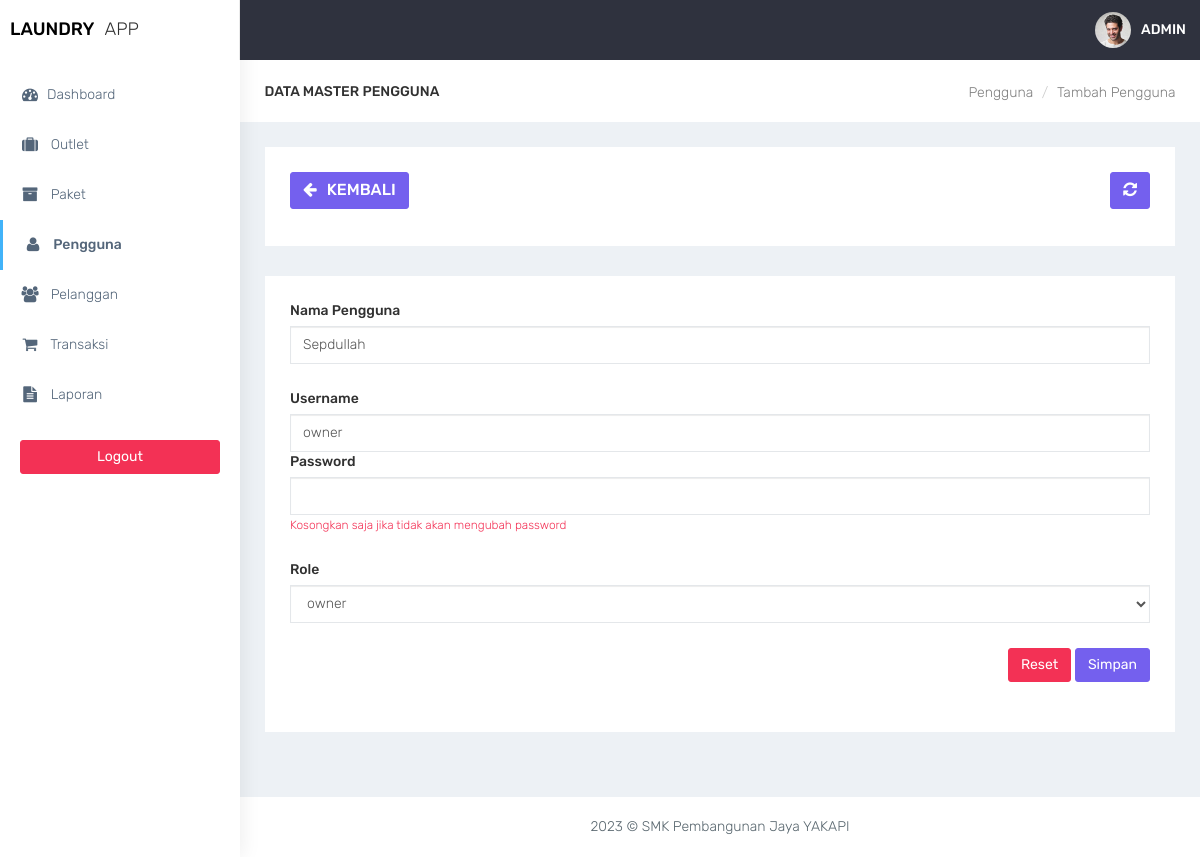
Screenshot of /admin/pengguna_edit.php?id=10 (signed in) with the database file from the repository.
### tables this page shows
CREATE TABLE `user` (
  `id_user` int(11) NOT NULL,
  `nama_user` varchar(100) DEFAULT NULL,
  `username` varchar(32) DEFAULT NULL,
  `password` varchar(150) DEFAULT NULL,
  `outlet_id` int(11) DEFAULT NULL,
  `role` enum('admin','kasir','owner') DEFAULT NULL
);

### admin/functions.php (called while the page is built, shortened)
<?php
function ambilsatubaris($conn,$query){
    $db = mysqli_query($conn,$query);
    return mysqli_fetch_assoc($db);
}
?>

### admin/pengguna_edit.php (the view, shortened to what this page needs)
<?php
require 'functions.php';
$role = ['admin','owner','kasir',];
$id_user = $_GET['id'];
$queryedit = "SELECT * FROM user WHERE id_user = '$id_user'";
$edit = ambilsatubaris($conn,$queryedit);
?>
<!DOCTYPE html>
<html lang="en">
<head>
    <link href="../assets/bootstrap/dist/css/bootstrap.min.css" rel="stylesheet">
    <link href="../assets/plugins/bower_components/sidebar-nav/dist/sidebar-nav.min.css" rel="stylesheet">
    <link href="../assets/plugins/bower_components/toast-master/css/jquery.toast.css" rel="stylesheet">
    <link href="../assets/plugins/bower_components/morrisjs/morris.css" rel="stylesheet">
    <link href="../assets/plugins/bower_components/chartist-js/dist/chartist.min.css" rel="stylesheet">
    <link href="../assets/plugins/bower_components/chartist-plugin-tooltip-master/dist/chartist-plugin-tooltip.css" rel="stylesheet">
    <link href="../assets/css/animate.css" rel="stylesheet">
    <link href="../assets/css/style.css" rel="stylesheet">
    <link href="../assets/css/colors/default.css" id="theme" rel="stylesheet">
    <link rel="stylesheet" type="text/css" href="../assets/DataTables/datatables.min.css"/>
</head>
<body class="fix-header">
    <div id="wrapper">
        <nav class="navbar navbar-default navbar-static-top m-b-0">
            <div class="navbar-header">
                <div class="top-left-part">
                    <a class="logo" href="index.php">
                        <b style="color:black">
                            LAUNDRY
                        </b>
                        <span class="hidden-xs text-dark">
                            APP
                        </span>
                    </a>
                </div>
                <ul class="nav navbar-top-links navbar-right pull-right">
                    <li>
                        <a class="profile-pic" href="#"> <img src="../assets/plugins/images/users/varun.jpg" alt="user-img" width="36" class="img-circle"><b class="hidden-xs">ADMIN</b></a>
                    </li>
                </ul>
            </div>
        </nav>
        <div class="navbar-default sidebar" role="navigation">
            <div class="sidebar-nav slimscrollsidebar">
                <div class="sidebar-head">
                    <h3><span class="fa-fw open-close"><i class="ti-close ti-menu"></i></span> <span class="hide-menu">Navigation</span></h3>
                </div>
                <ul class="nav" id="side-menu">
                    <li style="padding: 70px 0 0;">
                        <a href="index.php" class="waves-effect "><i class="fa fa-tachometer fa-fw" aria-hidden="true"></i>Dashboard</a>
                    </li>
                    <li>
                        <a href="outlet.php" class="waves-effect "><i class="fa fa-suitcase fa-fw" aria-hidden="true"></i> Outlet</a>
                    </li>
                    <li>
                        <a href="paket.php" class="waves-effect "><i class="fa fa-archive fa-fw" aria-hidden="true"></i> Paket</a>
                    </li>
                    <li>
                        <a href="pengguna.php" class="waves-effect active"><i class="fa fa-user fa-fw" aria-hidden="true"></i> Pengguna</a>
                    </li>
                    <li>
                        <a href="pelanggan.php" class="waves-effect "><i class="fa fa-users fa-fw" aria-hidden="true"></i> Pelanggan</a>
                    </li>
                    <li>
                        <a href="transaksi.php" class="waves-effect"><i class="fa fa-shopping-cart fa-fw" aria-hidden="true"></i> Transaksi</a>
                    </li>
                    <li>
                        <a href="laporan.php" class="waves-effect "><i class="fa fa-file-text fa-fw" aria-hidden="true"></i> Laporan</a>
                    </li>
                </ul>
                <div class="center p-20">
                     <a href="logout.php" class="btn btn-danger btn-block waves-effect waves-light">Logout</a>
                 </div>
            </div>
        </div>
        <div id="page-wrapper">
<div class="container-fluid">
    <div class="row bg-title">
        <div class="col-lg-3 col-md-4 col-sm-4 col-xs-12">
            <h4 class="page-title">Data Master Pengguna</h4> </div>
        <div class="col-lg-9 col-sm-8 col-md-8 col-xs-12">
            <ol class="breadcrumb">
                <li><a href="outlet.php">Pengguna</a></li>
                <li><a href="#">Tambah Pengguna</a></li>
            </ol>
        </div>
    </div>
    <div class="row">
        <div class="col-md-12 col-lg-12 col-sm-12 col-xs-12">
            <div class="white-box">
                <div class="row">
                    <div class="col-md-6">
                          <a href="javascript:void(0)" onclick="window.history.back();" class="btn btn-primary box-title"><i class="fa fa-arrow-left fa-fw"></i> Kembali</a>
                    </div>
                    <div class="col-md-6 text-right">
                        <button id="btn-refresh" class="btn btn-primary box-title text-right" title="Refresh Data"><i class="fa fa-refresh" id="ic-refresh"></i></button>
                    </div>
                </div>
            </div>
        </div>
    </div>
    <div class="row">
        <div class="col-md-12 col-lg-12 col-sm-12 col-xs-12">
            <div class="white-box">
                <form method="post" action="">
                <div class="form-group">
                    <label>Nama Pengguna</label>
                    <input type="text" name="nama_user" class="form-control" value="<?= $edit['nama_user']; ?>">
                </div>
                <div class="form-group">
                    <label>Username</label>
                    <input type="text" name="username" class="form-control" value="<?= $edit['username']; ?>">
                <div class="form-group">
                    <label>Password</label>
                    <input type="text" name="password" class="form-control">
                    <small class="text-danger">Kosongkan saja jika tidak akan mengubah password</small>
                </div>
                <div class="form-group">
                    <label>Role</label>
                    <select name="role" class="form-control">
                        <?php foreach ($role as $key): ?>
                            <?php if ($key == $edit['role']) :?>
                                <option value="<?= $key ?>" selected><?= $key ?></option>
                                <?php endif ?>
                            <?php endforeach ?>
                        </select>
                </div>
                <div class="text-right">
                    <button type="reset" class="btn btn-danger">Reset</button>
                    <button type="submit" name="btn-simpan" class="btn btn-primary">Simpan</button>
                </div>
                </form>
            </div>
        </div>
    </div>
</div>
<footer class="footer text-center"> 2023 &copy; SMK Pembangunan Jaya YAKAPI </footer>
        </div>
    </div>
    <br />
</body>
</html>

### assets/css/colors/default.css (style rules this page uses)
body { background: #fff; }
.top-left-part { background: #fff; }
.navbar-header { background: #2f323e; }
.navbar-top-links > li > a { color: #ffffff; }
.sidebar .sidebar-head { background: #ffffff; }
.sidebar .sidebar-head h3 { color: #686868; }
.sidebar { background: #fff; box-shadow: 1px 0px 20px rgba(0, 0, 0, 0.08); }
#side-menu li a { color: #54667a; }
#side-menu li a { color: #54667a; border-left: 0px solid #fff; }
#side-menu > li > a { border-left: 3px solid transperant; }
#side-menu > li > a.active { background: transperant; color: #54667a; border-left: 3px solid #41b3f9; font-weight: 500; }

### rows the page displays
user: nama_user "Sepdullah", username "owner", role "owner"
